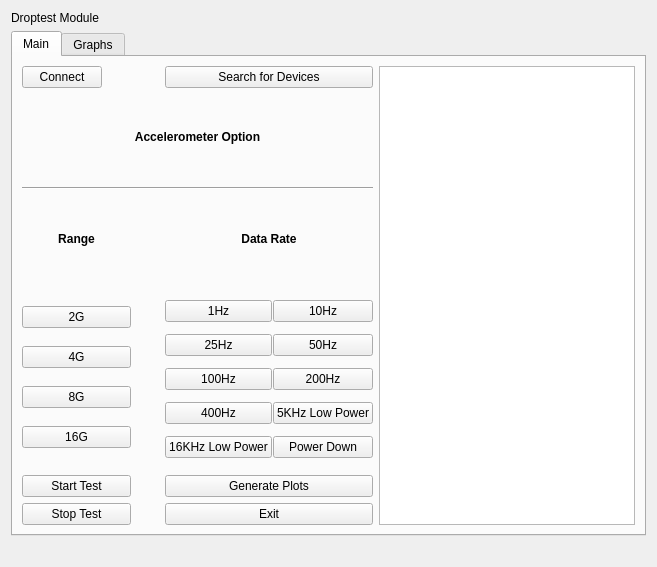
<?xml version="1.0" encoding="UTF-8"?>
<ui version="4.0">
 <class>DropTestWindow</class>
 <widget class="QWidget" name="DropTestWindow">
  <property name="geometry">
   <rect>
    <x>0</x>
    <y>0</y>
    <width>657</width>
    <height>567</height>
   </rect>
  </property>
  <property name="minimumSize">
   <size>
    <width>200</width>
    <height>150</height>
   </size>
  </property>
  <property name="maximumSize">
   <size>
    <width>1920</width>
    <height>1080</height>
   </size>
  </property>
  <property name="windowTitle">
   <string>Form</string>
  </property>
  <layout class="QGridLayout" name="gridLayout">
   <item row="0" column="0">
    <layout class="QGridLayout" name="gridLayout_4">
     <item row="0" column="0">
      <widget class="QLabel" name="label_droptest">
       <property name="text">
        <string>Droptest Module</string>
       </property>
      </widget>
     </item>
     <item row="1" column="0">
      <widget class="QTabWidget" name="tabWidget">
       <property name="currentIndex">
        <number>0</number>
       </property>
       <widget class="QWidget" name="tab_main">
        <attribute name="title">
         <string>Main</string>
        </attribute>
        <layout class="QGridLayout" name="gridLayout_11">
         <item row="0" column="0">
          <layout class="QGridLayout" name="gridLayout_10">
           <item row="0" column="3">
            <widget class="QPushButton" name="SearchForDevices">
             <property name="text">
              <string>Search for Devices</string>
             </property>
            </widget>
           </item>
           <item row="0" column="0">
            <widget class="QPushButton" name="ConnectButton">
             <property name="text">
              <string>Connect</string>
             </property>
            </widget>
           </item>
           <item row="1" column="0" colspan="4">
            <widget class="QLabel" name="label_3">
             <property name="text">
              <string>&lt;html&gt;&lt;head/&gt;&lt;body&gt;&lt;p align=&quot;center&quot;&gt;&lt;span style=&quot; font-weight:600;&quot;&gt;Accelerometer Option&lt;/span&gt;&lt;/p&gt;&lt;/body&gt;&lt;/html&gt;</string>
             </property>
            </widget>
           </item>
           <item row="2" column="0" colspan="4">
            <widget class="Line" name="line">
             <property name="orientation">
              <enum>Qt::Horizontal</enum>
             </property>
            </widget>
           </item>
           <item row="0" column="4" rowspan="8" colspan="3">
            <widget class="QTextBrowser" name="textBrowser_main"/>
           </item>
           <item row="3" column="3">
            <widget class="QLabel" name="label_5">
             <property name="text">
              <string>&lt;html&gt;&lt;head/&gt;&lt;body&gt;&lt;p align=&quot;center&quot;&gt;&lt;span style=&quot; font-weight:600;&quot;&gt;Data Rate&lt;/span&gt;&lt;/p&gt;&lt;/body&gt;&lt;/html&gt;</string>
             </property>
            </widget>
           </item>
           <item row="3" column="0" colspan="2">
            <widget class="QLabel" name="label_4">
             <property name="text">
              <string>&lt;html&gt;&lt;head/&gt;&lt;body&gt;&lt;p align=&quot;center&quot;&gt;&lt;span style=&quot; font-weight:600;&quot;&gt;Range&lt;/span&gt;&lt;/p&gt;&lt;/body&gt;&lt;/html&gt;</string>
             </property>
            </widget>
           </item>
           <item row="4" column="3" rowspan="2">
            <layout class="QGridLayout" name="gridLayout_2">
             <property name="spacing">
              <number>1</number>
             </property>
             <item row="0" column="0">
              <widget class="QPushButton" name="Button_data_rate_1Hz">
               <property name="text">
                <string>1Hz</string>
               </property>
              </widget>
             </item>
             <item row="0" column="1">
              <widget class="QPushButton" name="Button_data_rate_10Hz">
               <property name="text">
                <string>10Hz</string>
               </property>
              </widget>
             </item>
             <item row="1" column="0">
              <widget class="QPushButton" name="Button_data_rate_25Hz">
               <property name="text">
                <string>25Hz</string>
               </property>
              </widget>
             </item>
             <item row="1" column="1">
              <widget class="QPushButton" name="Button_data_rate_50Hz">
               <property name="text">
                <string>50Hz</string>
               </property>
              </widget>
             </item>
             <item row="2" column="0">
              <widget class="QPushButton" name="Button_data_rate_100Hz">
               <property name="text">
                <string>100Hz</string>
               </property>
              </widget>
             </item>
             <item row="2" column="1">
              <widget class="QPushButton" name="Button_data_rate_200Hz">
               <property name="text">
                <string>200Hz</string>
               </property>
              </widget>
             </item>
             <item row="3" column="0">
              <widget class="QPushButton" name="Button_data_rate_400Hz">
               <property name="text">
                <string>400Hz</string>
               </property>
              </widget>
             </item>
             <item row="3" column="1">
              <widget class="QPushButton" name="pushButton_data_rate_5KHz_lp">
               <property name="text">
                <string>5KHz Low Power</string>
               </property>
              </widget>
             </item>
             <item row="4" column="0">
              <widget class="QPushButton" name="pushButton_data_rate_16KHz_lp">
               <property name="text">
                <string>16KHz Low Power</string>
               </property>
              </widget>
             </item>
             <item row="4" column="1">
              <widget class="QPushButton" name="pushButton_data_rate_power_down">
               <property name="text">
                <string>Power Down</string>
               </property>
              </widget>
             </item>
            </layout>
           </item>
           <item row="6" column="3" rowspan="2">
            <layout class="QVBoxLayout" name="verticalLayout_2">
             <item>
              <widget class="QPushButton" name="Button_readData">
               <property name="text">
                <string>Generate Plots</string>
               </property>
              </widget>
             </item>
             <item>
              <widget class="QPushButton" name="Button_exit">
               <property name="text">
                <string>Exit</string>
               </property>
              </widget>
             </item>
            </layout>
           </item>
           <item row="4" column="0" rowspan="2" colspan="2">
            <layout class="QVBoxLayout" name="verticalLayout">
             <property name="spacing">
              <number>1</number>
             </property>
             <item>
              <widget class="QPushButton" name="Button_range_2G">
               <property name="text">
                <string>2G</string>
               </property>
              </widget>
             </item>
             <item>
              <widget class="QPushButton" name="Button_range_4G">
               <property name="text">
                <string>4G</string>
               </property>
              </widget>
             </item>
             <item>
              <widget class="QPushButton" name="Button_range_8G">
               <property name="text">
                <string>8G</string>
               </property>
              </widget>
             </item>
             <item>
              <widget class="QPushButton" name="Button_range_16G">
               <property name="text">
                <string>16G</string>
               </property>
              </widget>
             </item>
            </layout>
           </item>
           <item row="6" column="0" colspan="2">
            <widget class="QPushButton" name="Button_start_test">
             <property name="text">
              <string>Start Test</string>
             </property>
            </widget>
           </item>
           <item row="7" column="0" colspan="2">
            <widget class="QPushButton" name="Button_reset">
             <property name="text">
              <string>Stop Test</string>
             </property>
            </widget>
           </item>
          </layout>
         </item>
        </layout>
       </widget>
       <widget class="QWidget" name="tab_graphs">
        <attribute name="title">
         <string>Graphs</string>
        </attribute>
        <layout class="QGridLayout" name="gridLayout_3">
         <item row="0" column="0">
          <widget class="QTabWidget" name="tab_plot">
           <property name="currentIndex">
            <number>0</number>
           </property>
           <widget class="QWidget" name="tab_accelerometer">
            <attribute name="title">
             <string>Accelerometer</string>
            </attribute>
            <layout class="QGridLayout" name="gridLayout_6">
             <item row="0" column="0">
              <widget class="PlotWidget" name="widget_plot_accelerometer" native="true"/>
             </item>
            </layout>
           </widget>
           <widget class="QWidget" name="tab_all_sensors">
            <attribute name="title">
             <string>All Sensors</string>
            </attribute>
            <layout class="QGridLayout" name="gridLayout_9">
             <item row="0" column="0">
              <widget class="PlotWidget" name="widget_plot_all" native="true"/>
             </item>
            </layout>
           </widget>
           <widget class="QWidget" name="tab_info">
            <attribute name="title">
             <string>Info</string>
            </attribute>
            <layout class="QGridLayout" name="gridLayout_8">
             <item row="0" column="0">
              <layout class="QGridLayout" name="gridLayout_7">
               <item row="0" column="0">
                <widget class="QLabel" name="label_info1">
                 <property name="text">
                  <string>&lt;html&gt;&lt;head/&gt;&lt;body&gt;&lt;p&gt;&lt;span style=&quot; font-size:12pt; font-weight:600;&quot;/&gt;&lt;/p&gt;&lt;/body&gt;&lt;/html&gt;</string>
                 </property>
                 <property name="textFormat">
                  <enum>Qt::AutoText</enum>
                 </property>
                </widget>
               </item>
              </layout>
             </item>
            </layout>
           </widget>
          </widget>
         </item>
        </layout>
       </widget>
      </widget>
     </item>
    </layout>
   </item>
   <item row="1" column="0">
    <widget class="QLabel" name="statusBar">
     <property name="text">
      <string/>
     </property>
    </widget>
   </item>
  </layout>
 </widget>
 <customwidgets>
  <customwidget>
   <class>PlotWidget</class>
   <extends>QWidget</extends>
   <header>pyqtgraph</header>
   <container>1</container>
  </customwidget>
 </customwidgets>
 <resources/>
 <connections/>
</ui>
